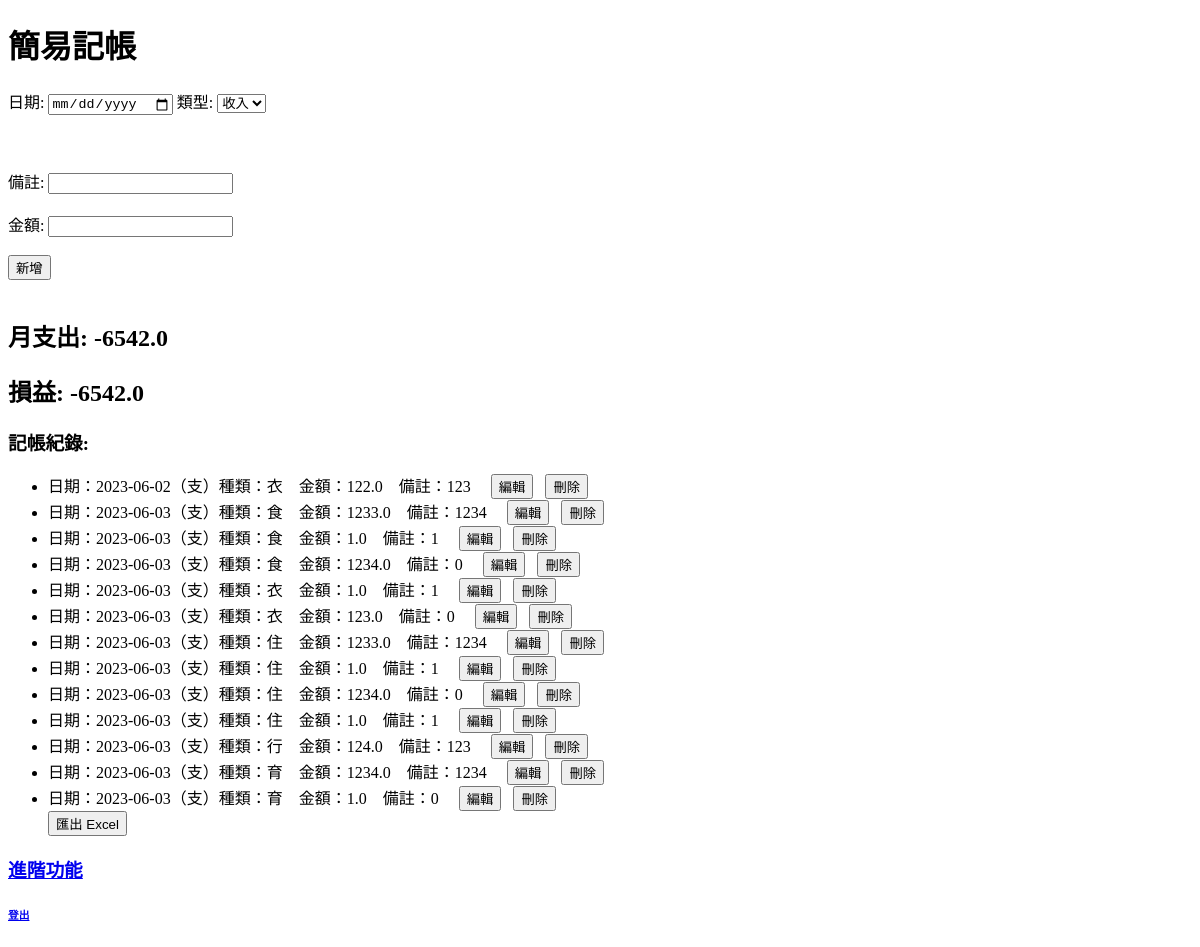
Page /expense (signed in) on the earlier database version.
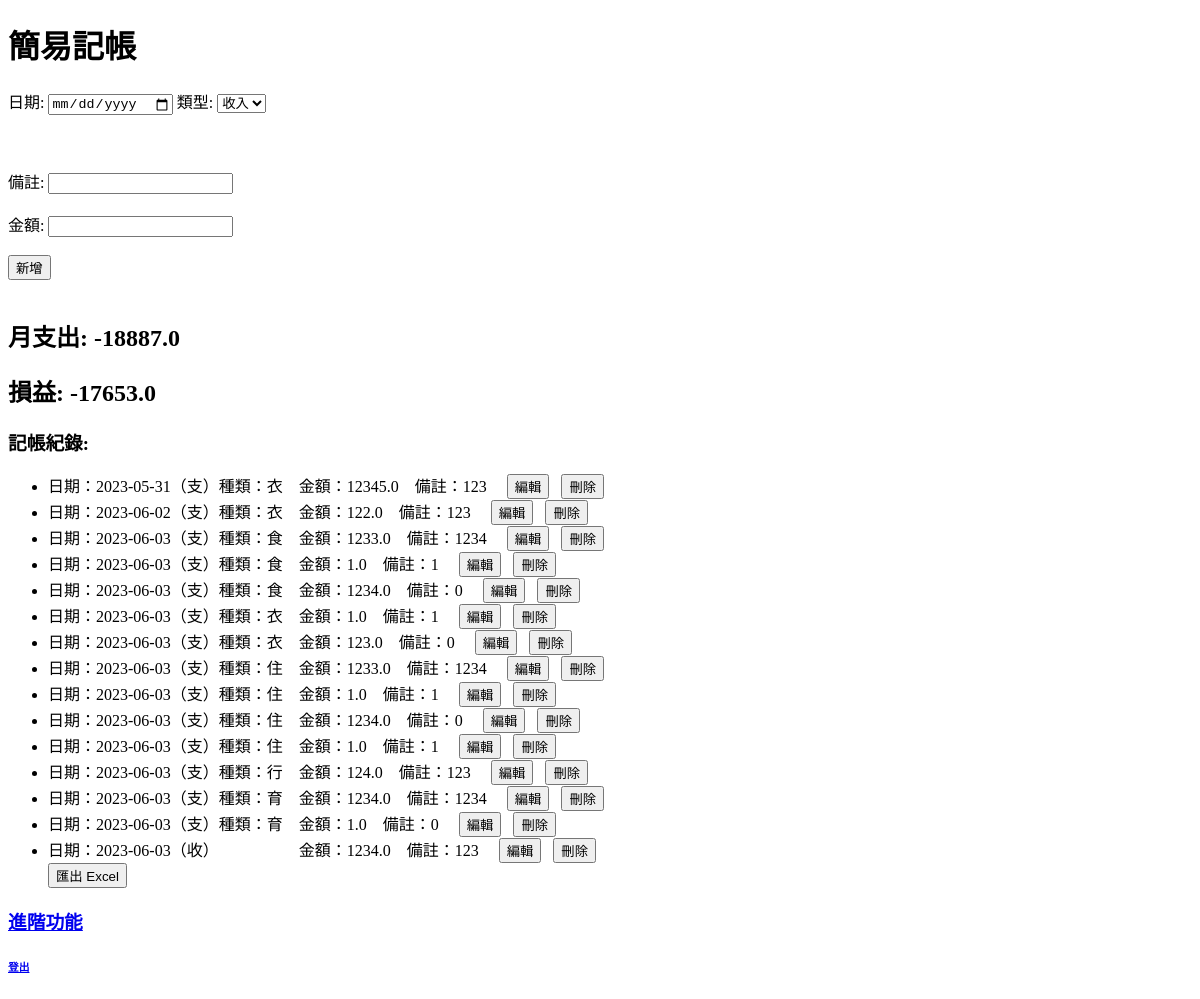
Same page on the later database version.
### tables this page shows
CREATE TABLE expenses
                  (id INTEGER PRIMARY KEY AUTOINCREMENT,
                   username TEXT NOT NULL,
                   category TEXT NOT NULL,
                   amount REAL NOT NULL,
                   note TEXT,
                   date TEXT NOT NULL);

### test.py (the view, shortened to what this page needs)
@app.route('/expense', methods=['GET', 'POST'])
def expense():
    if 'username' not in session:
        return redirect('/login')
    with sqlite3.connect('database.db') as conn:
        cursor = conn.cursor()
        cursor.execute('SELECT * FROM expenses WHERE username = ? ORDER BY date', (session['username'],))
        expenses = cursor.fetchall()
        expense = sum(expense[3] for expense in expenses if expense[3] < 0)
        profit_loss = calculate_profit_loss(expenses)
        category = request.args.get('category')  # 從URL參數獲取用戶選擇的分類
        if category:
            expenses = sorted(expenses, key=lambda x: x[2] if x[2] == category else '')
    with sqlite3.connect('database.db') as conn:
        cursor = conn.cursor()
        cursor.execute('PRAGMA table_info(expenses)')
        columns = [column[1] for column in cursor.fetchall()]
        if 'category' not in columns:
            cursor.execute('ALTER TABLE expenses ADD COLUMN category TEXT')  # 添加 category 欄位
    return render_template('expense.html', expenses=expenses, expense=expense, profit_loss=profit_loss)

### test.py (called while the page is built)
def calculate_profit_loss(expenses_data):
    income = sum(expense[3] for expense in expenses_data if expense[3] > 0)
    expenses = sum(expense[3] for expense in expenses_data if expense[3] < 0)
    return income + expenses

### templates/expense.html (shortened to what this page needs)
<!DOCTYPE html>
<html>
<head>
</head>
<body>
    <h1>簡易記帳</h1>
    <form method="POST" action="/expense">
        <label for="date">日期:</label>
        <input type="date" id="date" name="date">
        <label for="record_type">類型:</label>
        <select id="record_type" name="record_type">
            <option value="income">收入</option>
        </select>
        <br><br>
        <br><br>
        <label for="note">備註:</label>
        <input type="text" id="note" name="note">
        <br><br>
        <label for="amount">金額:</label>
        <input type="number" id="amount" name="amount">
        <br><br>
        <input type="submit" value="新增">
    </form>
    <br>
    <h2>月支出: {{ expense }}</h2>
    <h2>損益: {{ profit_loss }}</h2>
    <h3>記帳紀錄:</h3>
    <ul>
        {% for expense in expenses %}
            {% if expense[3] > 0 %}
                <li>日期：{{ expense[5] }}（收）&nbsp;&nbsp;&nbsp;&nbsp;&nbsp;&nbsp;&nbsp;&nbsp;&nbsp;&nbsp;&nbsp;&nbsp;&nbsp;&nbsp;&nbsp;&nbsp;&nbsp;&nbsp;&nbsp;&nbsp;金額：{{ expense[3] }}&nbsp;&nbsp;&nbsp;&nbsp;備註：{{ expense[4] }}&nbsp;&nbsp;&nbsp;&nbsp;&nbsp;<button type="button" onclick="editExpense({{ expense[0] }})">編輯</button>&nbsp;&nbsp;&nbsp;<button type="submit"  onclick="deleteExpense({{ expense[0] }})">刪除</button></li>
            {% elif expense[3] < 0 %}
                <li>日期：{{ expense[5] }}（支）種類：{{ expense[2] }}&nbsp;&nbsp;&nbsp;&nbsp;金額：{{ expense[3]|abs }}&nbsp;&nbsp;&nbsp;&nbsp;備註：{{ expense[4] }}&nbsp;&nbsp;&nbsp;&nbsp;&nbsp;<button type="button" onclick="editExpense({{ expense[0] }})">編輯</button>&nbsp;&nbsp;&nbsp;<button type="submit" onclick="deleteExpense({{ expense[0] }})">刪除</button>
                </li></li>
            {% endif %}
        {% endfor %}
        <button type="button" onclick="exportToExcel()">匯出 Excel</button>
    </ul>
    <a href="/advanced"><h3>進階功能</h3><a>
    <a href="/logout"><h6>登出</h6></a>
</body>
</html>

Differences in the rows shown:
added expenses: date "2023-05-31", category "衣", amount "12345.0", note "123"
added expenses: date "2023-06-03", amount "1234.0", note "123"
Other differences:
{{ expense }}: "-6542.0" → "-18887.0"
{{ profit_loss }}: "-6542.0" → "-17653.0"
